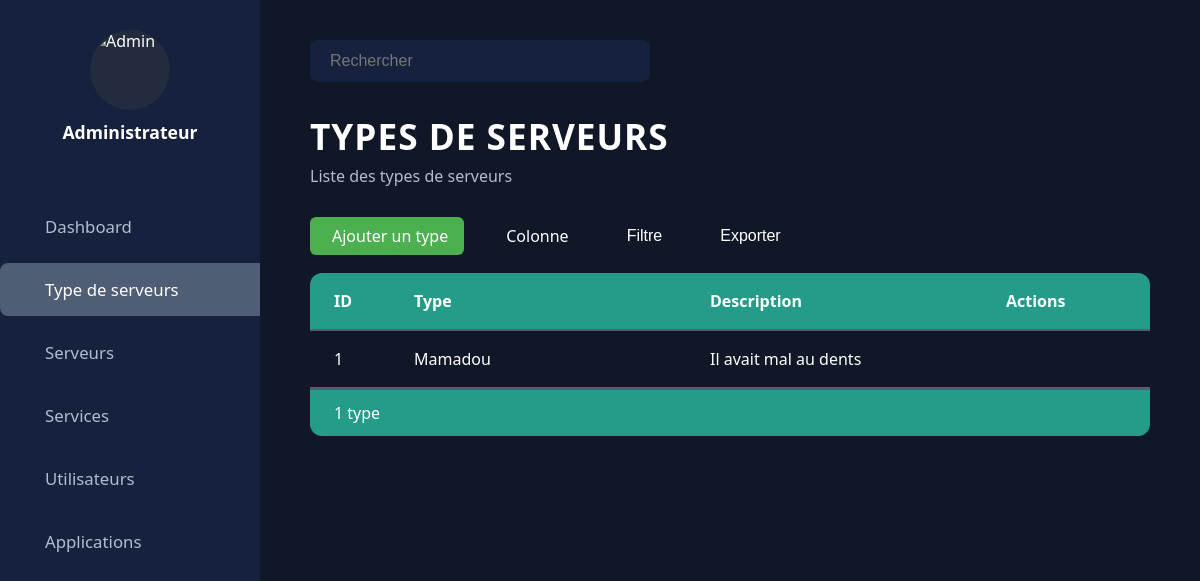
Before: /type_serveur/ with the older database file.
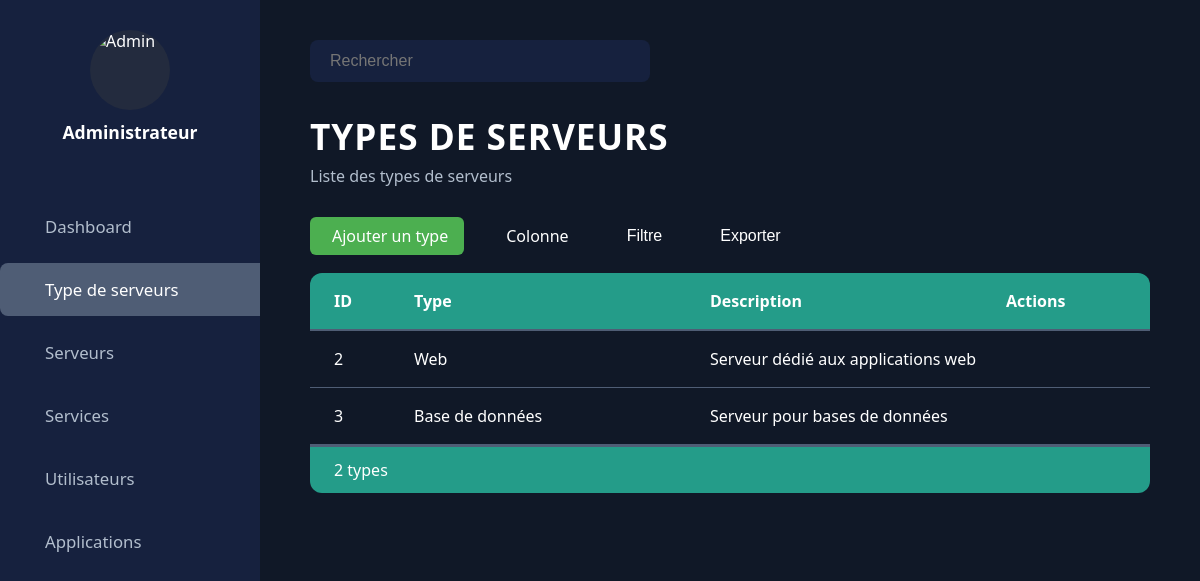
After: the same page with the newer database file.
### serveur/models.py (models this page shows, shortened)
class TypeServeurs(models.Model):
    type = models.CharField(max_length=100, blank=False)
    description = models.CharField(max_length=100, blank=False)

### serveur/views.py (the view)
# urls.py: path('type_serveur/', views.list_type_serveur, name='list_type_serveur'),
def list_type_serveur(request):
    types = models.TypeServeurs.objects.all()
    return render(request, "serveur/type_serveurs.html", {"types": types})

### serveur/templates/serveur/type_serveurs.html (shortened to what this page needs)
{% extends 'serveur/main.html' %}
{% load static %}
{% block content %}
<div class="sidebar">
        <div class="sidebar-header">
            <img src="https://cdn-icons-png.flaticon.com/512/3135/3135715.png" alt="Admin" class="avatar">
            <span class="admin-name">Administrateur</span>
        </div>
        <ul class="sidebar-menu">
            <li><a href="{% url 'index' %}" class="sidebar-link"><span class="icon"></span> Dashboard</a></li>
            <li class="active"><a href="/type_serveur" class="sidebar-link"><span class="icon"></span> Type de serveurs</a></li>
            <li><a href="/serveur" class="sidebar-link"><span class="icon"></span> Serveurs</a></li>
            <li><a href="/service" class="sidebar-link"><span class="icon"></span> Services</a></li>
            <li><a href="/utilisateur" class="sidebar-link"><span class="icon"></span> Utilisateurs</a></li>
            <li><a href="/application" class="sidebar-link"><span class="icon"></span> Applications</a></li>
        </ul>
    </div>
<div class="main-content">
    <header>
        <input type="text" placeholder="Rechercher" class="search-bar">
        <div class="header-icons">
        </div>
    </header>
    <section class="dashboard-header">
        <h1>TYPES DE SERVEURS</h1>
        <p>Liste des types de serveurs</p>
    </section>
    <section class="users-actions">
        <a href="{% url 'add_type_serveur' %}" class="table-action-add"> Ajouter un type</a>
        <a href="#" class="table-action"> Colonne</a>
        <button class="table-action"> Filtre</button>
        <button class="table-action"> Exporter</button>
    </section>
    <section class="users-table-section users-table-4cols">
        <div class="users-table-header">
            <span>ID</span>
            <span>Type</span>
            <span>Description</span>
            <span>Actions</span>
        </div>
        {% for type in types %}
        <div class="users-table-row">
            <span>{{ type.id }}</span>
            <span>{{ type.type }}</span>
            <span>{{ type.description }}</span>
            <span style="position:relative;">
                <button class="action-btn" onclick="toggleDropdown(this)"></button>
            </span>
        </div>
        {% empty %}
        <div class="users-table-row">
            <span colspan="4">Aucun type de serveur trouvé.</span>
        </div>
        {% endfor %}
        <div class="users-table-footer">
            <span>{{ types|length }} type{{ types|length|pluralize }}</span>
        </div>
    </section>
</div>
{% endblock %}

Changed rows visible on the page:
removed TypeServeurs: id "1", type "Mamadou", description "Il avait mal au dents"
added TypeServeurs: id "2", type "Web", description "Serveur dédié aux applications web"
added TypeServeurs: id "3", type "Base de données", description "Serveur pour bases de données"
Other visible differences:
{{ types|length }}: "1" → "2"
